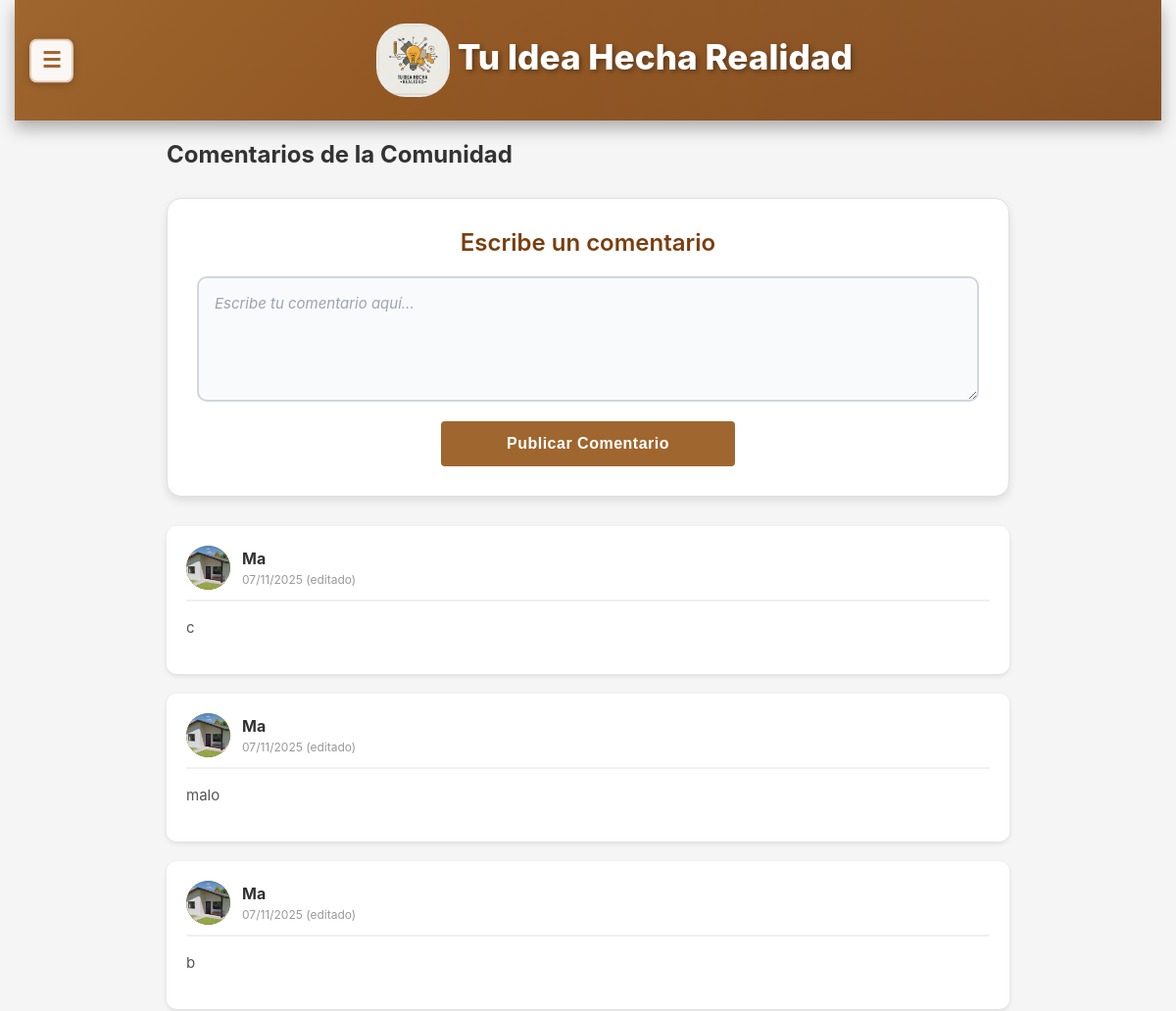
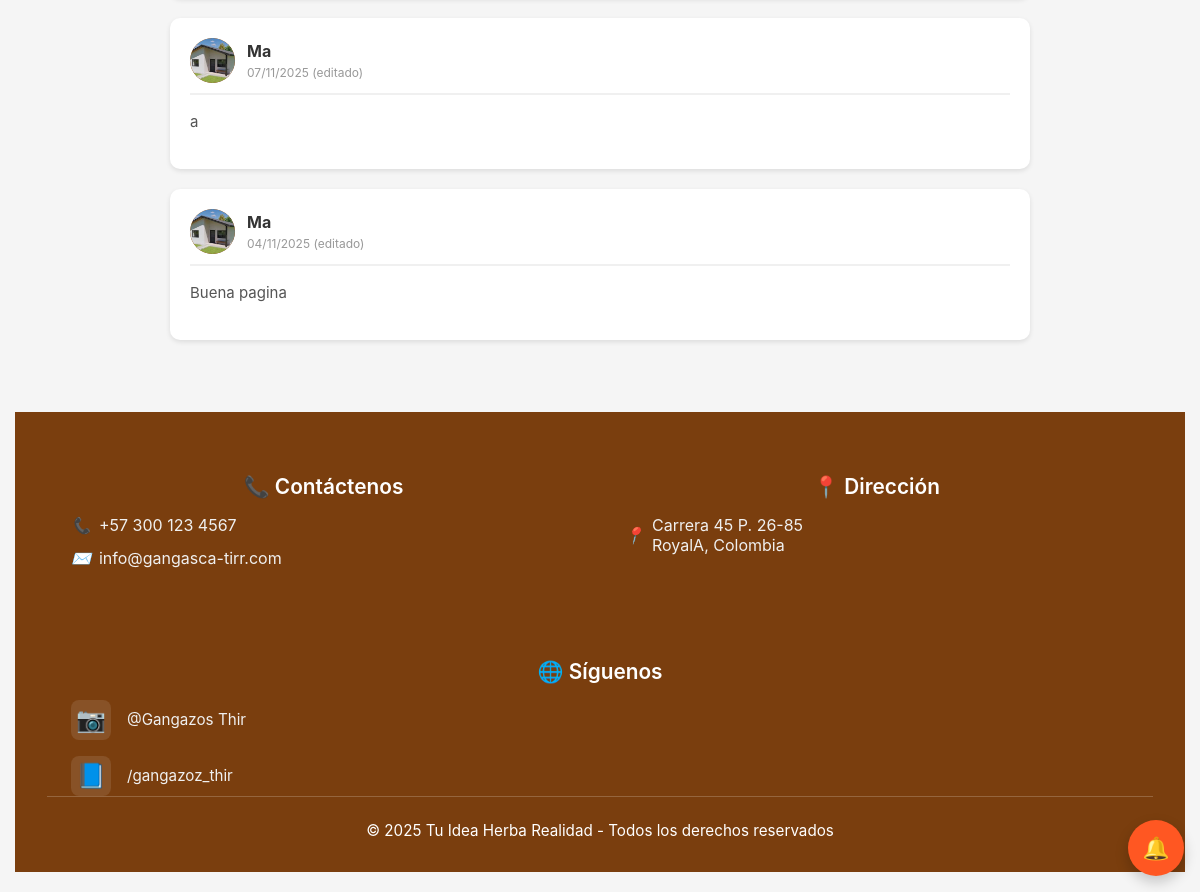
/comentarios/, run on the app's committed database (2 pictures, top to bottom).
### core/models.py (models this page shows, shortened)
class Comentario(models.Model):
    ESTADO_CHOICES = [
        ('pendiente', 'Pendiente'),
        ('aprobado', 'Aprobado'),
        ('rechazado', 'Rechazado'),
    ]
    usuario = models.ForeignKey(UserClientes, on_delete=models.CASCADE, related_name='comentarios')
    contenido = models.TextField(max_length=500)
    fecha_creacion = models.DateTimeField(auto_now_add=True)
    fecha_modificacion = models.DateTimeField(auto_now=True)
    estado = models.CharField(max_length=20, choices=ESTADO_CHOICES, default='pendiente')
    fecha_aprobacion = models.DateTimeField(null=True, blank=True)
    class Meta:
        ordering = ['-fecha_creacion']

class UserClientes(models.Model):
    usernameCliente = models.CharField(max_length=100, unique=True)
    passwordCliente = models.CharField(max_length=100)
    email = models.EmailField(max_length=100, blank=True)
    is_active = models.BooleanField(default=True)
    last_modified = models.DateTimeField(auto_now=True)
    status_changed_at = models.DateTimeField(null=True, blank=True)
    foto_perfil = models.ImageField(upload_to='uploads/perfiles/', blank=True, null=True)
    nombre_completo = models.CharField(max_length=200, blank=True, null=True)
    telefono = models.CharField(max_length=20, blank=True, null=True, validators=[RegexValidator(r'^\d{7,15}$', 'Ingrese un número de teléfono válido (solo números, 7-15 dígitos)')])
    direccion = models.CharField(max_length=300, blank=True, null=True)
    ciudad = models.CharField(max_length=100, blank=True, null=True)
    departamento = models.CharField(max_length=100, blank=True, null=True)
    codigo_postal = models.CharField(max_length=10, blank=True, null=True)

### core/views.py (the view)
# urls.py: path('comentarios/', views.comentarios_view, name='comentarios'),
def comentarios_view(request):
    usernameCliente = request.session.get('usernameCliente')
    usuario = None
    if usernameCliente:
        try:
            usuario = UserClientes.objects.get(usernameCliente=usernameCliente)
        except UserClientes.DoesNotExist:
            pass
    comentarios = Comentario.objects.all().order_by('-fecha_creacion')
    context = {
        'comentarios': comentarios,
        'usuario': usuario,
    }
    return render(request, 'core/comentarios.html', context)

### core/context_processors.py (called while the page is built, shortened)
def idea_notifications(request):
    username_cliente = request.session.get('usernameCliente')
    username_empresa = request.session.get('usernameEmpresa')
    has_notif = False
    try:
        if username_cliente:
            has_notif = MensajeIdea.objects.filter(
                idea__autor=username_cliente,
                remitente_tipo='empresa',
                leido=False
            ).exists()
    except Exception as e:
        print(f"Error en idea_notifications: {str(e)}")
        has_notif = False
    return {
        'has_idea_notifications': has_notif
    }

### core/templates/core/comentarios.html (shortened to what this page needs)
{% load static %}
<!DOCTYPE html>
<html lang="es">
<head>
  <link rel="stylesheet" href="{% static 'core/css/styles.css' %}">
  <link rel="stylesheet" href="{% static 'core/css/responsive.css' %}">
</head>
<body>
<div class="main-content-wrapper">
  <header>
    <button class="sidebar-toggle" onclick="toggleSidebar()">☰</button>
    <h1 class="div" style="text-align: center;">
      <img src="{% static 'core/img/Gemini_Generated_Image_tzay6utzay6utzay.jfif' %}" alt="Logo" width="75" height="75">
      Tu Idea Hecha Realidad
    </h1>
  </header>
  <section>
    <div class="comentarios-container">
            <h1 style="margin-bottom: 30px; color: #333;">Comentarios de la Comunidad</h1>
            <div class="nuevo-comentario-section">
                <h3>Escribe un comentario</h3>
                <form method="POST" action="{% url 'crear_comentario' %}">
                    <div class="form-group">
                        <textarea
                            name="contenido"
                            class="form-control"
                            rows="4"
                            placeholder="Escribe tu comentario aquí..."
                            required
                        ></textarea>
                    </div>
                    <button type="submit" class="btn-primary">Publicar Comentario</button>
                </form>
            </div>
            {% if comentarios %}
                {% for comentario in comentarios %}
                <div class="comentario-card">
                    <div class="comentario-header">
                        <div class="comentario-usuario">
                            <div class="usuario-avatar">
                                {% if comentario.usuario.foto_perfil %}
                                    <img src="{{ comentario.usuario.foto_perfil.url }}" alt="{{ comentario.usuario.usernameCliente }}" style="width: 100%; height: 100%; border-radius: 50%; object-fit: cover;">
                                {% else %}
                                    {{ comentario.usuario.usernameCliente|first|upper }}
                                {% endif %}
                            </div>
                            <div class="usuario-info">
                                <h4>{{ comentario.usuario.usernameCliente }}</h4>
                                <span class="comentario-fecha">
                                    {{ comentario.fecha_creacion|date:"d/m/Y" }}
                                    {% if comentario.fecha_modificacion != comentario.fecha_creacion %}
                                        (editado)
                                    {% endif %}
                                </span>
                            </div>
                        </div>
                    </div>
                    <div class="comentario-contenido">
                        {{ comentario.contenido }}
                    </div>
                </div>
                {% endfor %}
            {% else %}
                <div class="no-comentarios">
                    <p>Aún no hay comentarios. ¡Sé el primero en compartir tu opinión!</p>
                </div>
            {% endif %}
        </div>
    </section>
    <footer>
        <div class="footer-content">
            <div class="footer-section">
                <h3 class="footer-title">📞 Contáctenos</h3>
                <div class="footer-info">
                    <i>📞</i>
                    <span>+57 300 123 4567</span>
                </div>
                <div class="footer-info">
                    <i>✉️</i>
                    <span>info@gangasca-tirr.com</span>
                </div>
            </div>
            <div class="footer-section">
                <h3 class="footer-title">📍 Dirección</h3>
                <div class="footer-info">
                    <i>📍</i>
                    <span>Carrera 45 P. 26-85<br>RoyalA, Colombia</span>
                </div>
            </div>
            <div class="footer-section">
                <h3 class="footer-title">🌐 Síguenos</h3>
                <div class="footer-social">
                    <div class="social-container">
                        <a href="https://www.instagram.com/tu_idea_hecha_realidad?igsh=Y3ByM2lyZGcwNHVy" class="social-icon" aria-label="Instagram">
                            <span>📷</span>
                        </a>
                        <div class="social-username">@Gangazos Thir</div>
                    </div>
                    <div class="social-container">
                        <a href="https://www.facebook.com/share/1ACEVZbZHV/" class="social-icon" aria-label="Facebook">
                            <span>📘</span>
                        </a>
                        <div class="social-username">/gangazoz_thir</div>
                    </div>
                </div>
            </div>
        </div>
        <div class="footer-bottom">
            <p>© 2025 Tu Idea Herba Realidad - Todos los derechos reservados</p>
        </div>
    </footer>
</div>
{% include 'core/floating_buttons.html' %}
{% include 'core/modal_notificaciones.html' %}
</body>
</html>

### core/static/core/css/responsive.css (style rules this page uses)
.sidebar-toggle { display: none; position: absolute; top: 50%; left: 15px; transform: translateY(-50%); z-index: 10; background: rgba(255, 255, 255, 0.95); color: #A0662F; border: 2px solid rgba(160, 102, 47, 0.3); width: 45px; height: 45px; border-radius: 8px; cursor: pointer; box-shadow: 0 2px 8px rgba(0, 0, 0, 0.2); transition: all 0.3s ease; font-size: 22px; align-items: center; justify-content: center; font-weight: bold; }
@media screen and (max-width: 1366px) { html, body { overflow-x: hidden; max-width: 100vw; width: 100%; } }
@media screen and (max-width: 1366px) { .sidebar-toggle { display: flex; } }
@media screen and (max-width: 1366px) { .main-content-wrapper { margin-left: 0 !important; width: 100% !important; padding: 0 15px 20px 15px; box-sizing: border-box; overflow-x: hidden; max-width: 100vw; } }
@media screen and (max-width: 1366px) { header { margin: 0 !important; width: 100% !important; padding: 1.5rem 1rem 1.5rem 70px !important; box-sizing: border-box; position: relative; } }
@media screen and (max-width: 1366px) { footer { margin: 2rem 0 0 0 !important; width: 100% !important; padding: 2rem 2rem !important; box-sizing: border-box; } }
@media screen and (max-width: 1366px) { .main-content-wrapper > * { margin-left: auto; margin-right: auto; } }
@media screen and (min-width: 768px) and (max-width: 1366px) { header h1 { font-size: 2.2rem; } }
@media screen and (min-width: 768px) and (max-width: 1366px) { .footer-content { flex-direction: row; flex-wrap: wrap; } }
@media screen and (min-width: 768px) and (max-width: 1366px) { .footer-section { flex: 1 1 45%; min-width: 200px; } }
@media screen and (max-width: 1366px) { body { overflow-x: hidden; } }
@media screen and (max-width: 1366px) { * { max-width: 100%; } }

### data on the page
Comentario: usuario.foto_perfil (picture), usuario.usernameCliente "Ma", fecha_creacion "07/11/2025", shows "(editado)", contenido "c"
Comentario: usuario.foto_perfil (picture), usuario.usernameCliente "Ma", fecha_creacion "07/11/2025", shows "(editado)", contenido "malo"
Comentario: usuario.foto_perfil (picture), usuario.usernameCliente "Ma", fecha_creacion "07/11/2025", shows "(editado)", contenido "b"
Comentario: usuario.foto_perfil (picture), usuario.usernameCliente "Ma", fecha_creacion "07/11/2025", shows "(editado)", contenido "a"
Comentario: usuario.foto_perfil (picture), usuario.usernameCliente "Ma", fecha_creacion "04/11/2025", shows "(editado)", contenido "Buena pagina"
